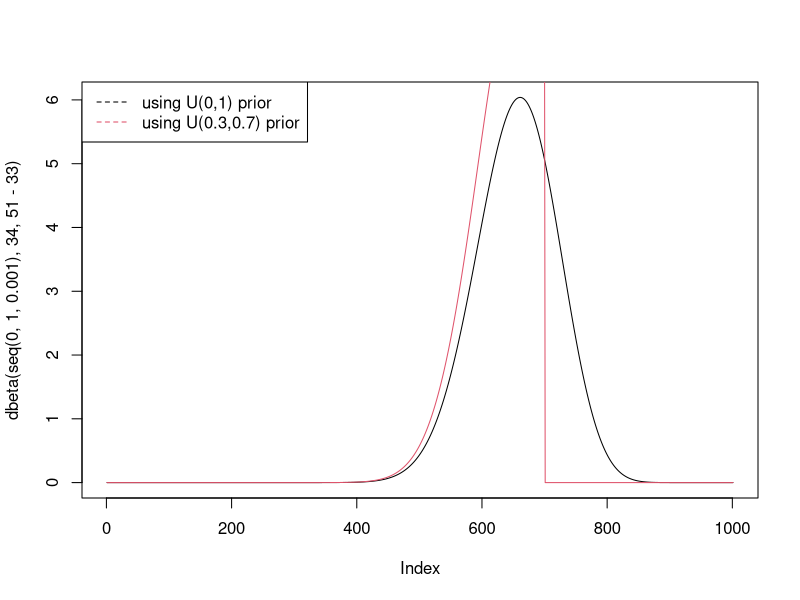
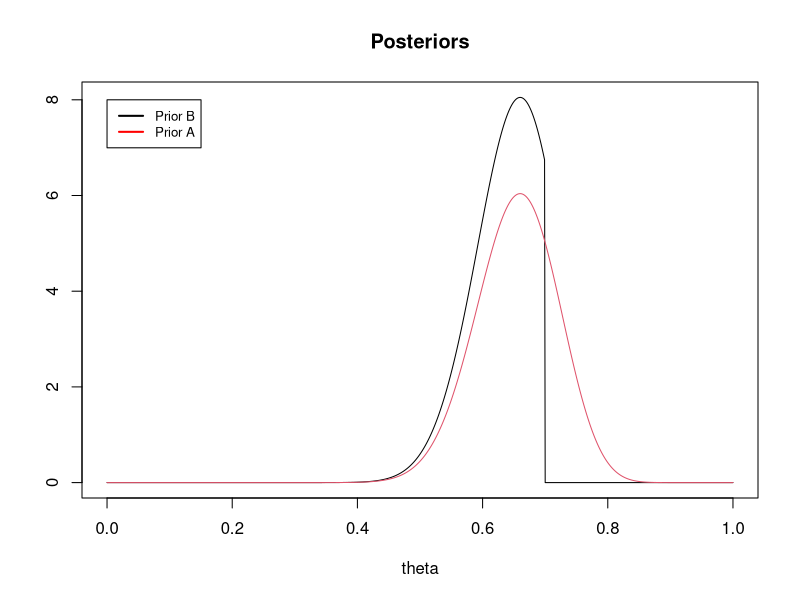
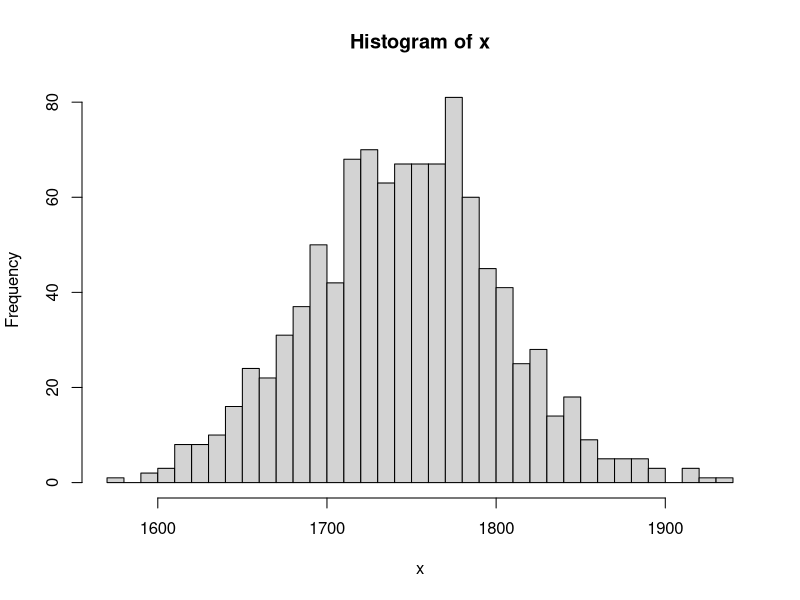
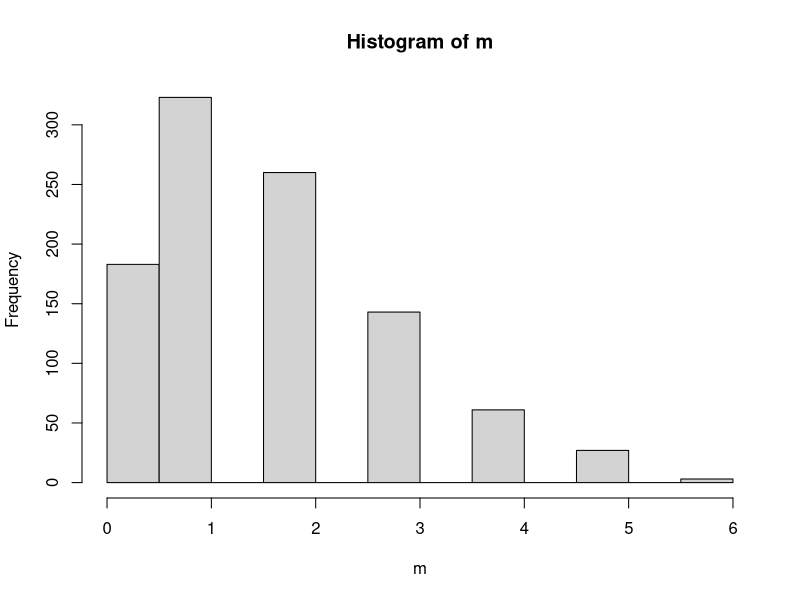

Recreate these plots in R, in order. (Note: this script raises an error after producing the figures.)
## ---- chunk 1
knitr::opts_chunk$set(echo = TRUE)
## ---- chunk 2
# Bayesian Learning Exam 2020-06-04
# Run this file once during the exam to get all the required data and functions for the exam in working memory 
# Author: Per Siden

###############################
########## Problem 1 ########## 
############################### 

###############################
########## Problem 2 ########## 
############################### 

###############################
########## Problem 3 ########## 
############################### 

# Reading the data from file
#load(file = 'titanic.RData')

if("mvtnorm" %in% rownames(installed.packages()) == FALSE) {install.packages("mvtnorm")}
if("msm" %in% rownames(installed.packages()) == FALSE) {install.packages("msm")}
library(mvtnorm) # For mulitvariate normal
library(msm) # For truncated normal

BayesProbReg <- function(y, X, mu_0, tau, nIter){
  # Gibbs sampling in probit regression using data augmentation:
  #
  # beta | tau ~ N(mu_0, tau^2*I)
  #
  # INPUTS:
  #   y - n-by-1 vector with response data observations
  #   X - n-by-nCovs matrix with covariates, first column should be ones if you want an intercept.
  #   mu_0 - prior mean for beta
  #   tau - prior standard deviation for beta
  #   nIter - Number of samples from the posterior (iterations)
  #
  # OUTPUTS:
  #   betaSample    - Posterior samples of beta.          nIter-by-nCovs matrix
  
  # Prior
  nPara <- dim(X)[2] # this line was missing in the exam
  priorCov <- tau^2*diag(nPara)
  priorPrec <- solve(priorCov)
  
  # Compute posterior hyperparameters
  n = length(y) # Number of observations
  n1 = sum(y)
  n0 = n - n1
  nCovs = dim(X)[2] # Number of covariates
  XX = t(X)%*%X
  
  # The actual sampling
  betaSample = matrix(NA, nIter, nCovs)
  u <- matrix(NA, n, 1)
  beta <- solve(XX,crossprod(X,y)) # OLS estimate as initial value
  for (i in 1:nIter){
    
    xBeta <- X%*%beta
    
    # Draw u | beta
    u[y == 0] <- rtnorm(n = n0, mean = xBeta[y==0], sd = 1, lower = -Inf, upper = 0)
    u[y == 1] <- rtnorm(n = n1, mean = xBeta[y==1], sd = 1, lower = 0, upper = Inf)
    
    # Draw beta | u
    betaHat <- solve(XX,t(X)%*%u)
    postPrec <- XX + priorPrec
    postCov <- solve(postPrec)
    betaMean <- solve(postPrec,XX%*%betaHat + priorPrec%*%mu_0)
    beta <- t(rmvnorm(n = 1, mean = betaMean, sigma = postCov))
    betaSample[i,] <- t(beta)
    
  }
  
  return(betaSample=betaSample)
}


###############################
########## Problem 4 ########## 
###############################



## ---- chunk 3
f=dnorm(10,14,2*sqrt(17/16))*dnorm(250,mean=300,sd=50*sqrt(17/16))*.75
m=dnorm(10,12,2*sqrt(5/4))*dnorm(250,mean=280,sd=50*sqrt(5/4))*.25
f/(f+m)
## ---- chunk 4
#a

theta=seq(0,1,0.001)
unnormalized<- dbinom(33,50,theta)*(theta>0.3 & theta<0.7)
plot(dbeta(seq(0,1,0.001),34,51-33),type='l',col=1)
lines(unnormalized/(0.001*sum(unnormalized)),type='l',col=2)
legend('topleft',c('using U(0,1) prior','using U(0.3,0.7) prior'),col=c(1,2),lty=2)

x=33
gridstep <- 0.001
thetaGrid <- seq(0,1,gridstep)
unnormpost <- dbinom(x,50,thetaGrid)*(thetaGrid>0.3)*(thetaGrid<0.7)
postB <- (1/gridstep)*(unnormpost/sum(unnormpost))
plot(thetaGrid,postB,type="l",main="Posteriors",xlab="theta",ylab="")
lines(thetaGrid,dbeta(thetaGrid,x+1,51-x),type="l",col=2)
legend(x = 0, y = 8, legend = c("Prior B","Prior A"), 
       col = c("black","red"), lty = c(1,1), lwd = c(2,2), cex = 0.8)

#b


#theta=seq(0,1,0.001)
#unnormalized<- dbinom(33,50,theta)*(theta>0.3 & theta<0.7)
#priorBprob=sum(unnormalized/(0.001*sum(unnormalized)) <0.5)/length(theta)
#priorAprob=sum(dbeta(theta,34,18)<0.5)


x=33



ProbA <- pbeta(0.5,x+1,51-x)
ProbB=sum(postB[thetaGrid<=0.5]*0.001)





## ---- chunk 5

#install.packages("mvtnorm")
library(mvtnorm)

# Defining a function that simulates from the scaled inverse Chi-square distribution
rScaledInvChi2 <- function(n, df, scale){
  return((df*scale)/rchisq(n,df=df))
}

BayesLinReg <- function(y, X, mu_0, Omega_0, v_0, sigma2_0, nIter){
  # Direct sampling from a Gaussian linear regression with conjugate prior:
  #
  # beta | sigma2 ~ N(mu_0, sigma2*inv(Omega_0))
  # sigma2 ~ Inv-Chi2(v_0,sigma2_0)
  # 
  # Author: Mattias Villani, IDA, Linkoping University. http://mattiasvillani.com
  #
  # INPUTS:
  #   y - n-by-1 vector with response data observations
  #   X - n-by-nCovs matrix with covariates, first column should be ones if you want an intercept.
  #   mu_0 - prior mean for beta
  #   Omega_0  - prior precision matrix for beta
  #   v_0      - degrees of freedom in the prior for sigma2
  #   sigma2_0 - location ("best guess") in the prior for sigma2
  #   nIter - Number of samples from the posterior (iterations)
  #
  # OUTPUTS:
  #   results$betaSample     - Posterior sample of beta.     nIter-by-nCovs matrix
  #   results$sigma2Sample   - Posterior sample of sigma2.   nIter-by-1 vector
  
  # Compute posterior hyperparameters
  n = length(y) # Number of observations
  nCovs = dim(X)[2] # Number of covariates
  XX = t(X)%*%X
  betaHat <- solve(XX,t(X)%*%y)
  Omega_n = XX + Omega_0
  mu_n = solve(Omega_n,XX%*%betaHat+Omega_0%*%mu_0)
  v_n = v_0 + n
  sigma2_n = as.numeric((v_0*sigma2_0 + ( t(y)%*%y + t(mu_0)%*%Omega_0%*%mu_0 - t(mu_n)%*%Omega_n%*%mu_n))/v_n)
  invOmega_n = solve(Omega_n)
  
  # The actual sampling
  sigma2Sample = rep(NA, nIter)
  betaSample = matrix(NA, nIter, nCovs)
  for (i in 1:nIter){
    
    # Simulate from p(sigma2 | y, X)
    sigma2 = rScaledInvChi2(n=1, df = v_n, scale = sigma2_n)
    sigma2Sample[i] = sigma2
    
    # Simulate from p(beta | sigma2, y, X)
    beta_ = rmvnorm(n=1, mean = mu_n, sigma = sigma2*invOmega_n)
    betaSample[i,] = beta_
    
  }
  return(results = list(sigma2Sample = sigma2Sample, betaSample=betaSample))
}


## ---- chunk 6

# a,b

y=c(1690, 1790,1760,1750)
ybar=mean(y)
x=rnorm(1000,mean = ybar,sd=50*sqrt(1+(1/4)))
hist(x,50)
m=c()
for (i in 1:1000) {
  
 w= rnorm(52,mean = ybar,sd=50*sqrt(1+(1/4)) ) 
 
 m=c(m,sum(w>1850)) 
 
}

hist(m)
mean(m)


#c



ExpectedLoss<-function(a, w){
  EL = a + mean(colSums(w>1000*log(a)))
  return(EL)
}

aGrid = seq(2,10,by = 0.01)
EL = rep(NA,length(aGrid),1)
count = 0
for (a in aGrid){
  count = count + 1
  EL[count] = ExpectedLoss(a, w)
}
plot(aGrid, EL, type = "l")
aOpt = aGrid[which.min(EL)] # This is the optimal a
points(x= aOpt, y = ExpectedLoss(a=aOpt, w), col = "red")
aOpt

## ---- chunk 7

# 2a
result=BayesLinReg(y=fish$length,X=model.matrix(~age+temp+I(age**2)+I(temp**2)+I(age*temp),fish), mu_0=rep(0,6), Omega_0=0.01*diag(c(1,rep(5000,5))), v_0=1, sigma2_0=10000, nIter=5000)

colMeans(result$betaSample)
for (i in 1:6) {
 cat('\n',i,quantile(result$betaSample[,i],prob=c(0.025,0.975)) )
}
# 2b
median(sqrt(result$sigma2Sample))
mean(sqrt(result$sigma2Sample))


pred=numeric(length = 1000)
bands=matrix(nrow=1000,ncol=2)
for (i in 1:1000) {
  f=result$betaSample%*%c(1,i,15,i**2,15**2,15*i)
  pred[i]=mean(f)
  bands[i,1]=as.numeric(quantile(f, prob=c(0.025,0.975))[1])
  bands[i,2]=as.numeric(quantile(f, prob=c(0.025,0.975))[2])
}


plot(fish$age,fish$length)
lines(1:1000,pred,type='l')
lines(1:1000,bands[,1],col=2)
lines(1:1000,bands[,2],col=2)



n = 160
agrid = seq(1,n)
fmean = matrix(0,n,1)
fbands = matrix(0,n,2)
for(i in 1:n){

  f = Results$betaSample %*% c(1,i,25,i^2,25^2,25*i)
  fmean[i] = mean(f)
  fbands[i,] = quantile(f,probs=c(.025,.975))
}

plot(fish_mod$age[1:11],fish_mod$length[1:11],type='p',xlab="age",ylab="length",
     main="Posterior mean and bands",ylim=c(0,500))
lines(agrid,fmean)
lines(agrid,fbands[,1],col=2)
lines(agrid,fbands[,2],col=2)
## ---- chunk 8
#beta_initial=solve(t(X)%*%X)%*%t(X)%*%y
X=weibull
log_posterior=function(par,X=weibull){  #beta_val=beta_initial
   #pred=X%*%beta_val
   alpha=par[1]
   beta=par[2]
   n=length(X)
   logpost=(n-2)*log(alpha)- ((n*alpha +2)*log(beta))-(sum(X^alpha)/(beta**alpha))+((alpha-1)*sum(log(X)))
   
 #  logpost<-ifelse(abs(logpost)==Inf,-10000,logpost) 

   return(logpost)
}
intial_val=c(1,1)
#log_posterior(beta_initial,X,y,10)
opt=optim(par = c(1,1), fn  = log_posterior, method = c("L-BFGS-B"), control = list(fnscale = -1), hessian = TRUE)

opt$par
-solve(opt$hessian)
#beta_initial=rep(0,8)
x = weibull

logPostWeibull <- function(param, x){
  theta1 = param[1]
  theta2 = param[2]
  logPost =   sum(dweibull(x, shape = theta1, scale = theta2, log=TRUE)) +
    - 2*log(theta1*theta2)
  return(logPost)
}

initVal = c(1,1)
optRes <- optim(par = initVal, fn  = logPostWeibull, gr = NULL, x, method = c("L-BFGS-B"),
                lower = c(0.0001,0.0001), upper = c(Inf,Inf), control = list(fnscale = -1), hessian = TRUE)
postMean <- optRes$par # This is the mean vector
postCov <- -solve(optRes$hessian) # This is posterior covariance matrix

print(postMean)
print(postCov)



posterior=mvtnorm::rmvnorm(10000,mean =t(opt$par),
          sigma =-solve(opt$hessian))
logPostFunc=log_posterior
Jinv= -solve(optRes$hessian)




nIter=10000
theta=matrix(0, nrow = nIter, ncol = dim(posterior)[2])

c=100
theta[1,]=rep(1,dim(posterior)[2])
#theta[1,]=runif(dim(posterior)[2])
accprobvec <- rep(0,nIter)
#theta=runif(nIter)
for (i in 2:nIter) {


theta_p=rmvnorm(1,mean=theta[2-1,],sigma = c*(Jinv))
theta_p[theta_p<=0]=1e-6
## alpha= min(1, (p(y|theta_p)*p(theta_p))/(p(y|theta[i-1])*p(theta[i-1])))

py_theta_p_y=logPostFunc(as.vector(theta_p),X)

py_theta_prev_y=logPostFunc(as.vector(theta[i-1,]),X)

alpha=min(1,exp((py_theta_p_y)-(py_theta_prev_y)))  
accprobvec[i]=alpha
u=runif(1)

if(u<alpha){theta[i,]=theta_p}
else {theta[i,]=theta[i-1,]}
                  }

draws=theta
#draws=RWMSampler(logPostFunc=log_posterior,nIter=10000,c=0.5,Jinv=Jinv)

for (i in 1:dim(draws)[2]) {
  plot(draws[501:nIter,i],type="l",col="red",
       main=paste("Trace Plot of ",
       colnames(X)[i]),ylab=colnames(X)[i],xlab="Iterations")
  
  plot(cummean(draws[501:nIter,i]),type="l",
       col="blue",xlab="Iterations",
       main=paste("Running Mean Plot of ",colnames(X)[i]),
       ylab=paste("cum-mean",colnames(X)[i]))
}

mean(accprobvec)
## ---- chunk 9
# Reading data
  # Loading the vector 'bids' into workspace
bidsCounts <- table(bids)  # data2Counts is a frequency table of counts.

# The posterior is Gamma(alphaGamma + sum(bids), betaGamma + n)
alphaGamma = 1 # Prior is theta | data  ~ Gamma(alphaGamma, betaGamma)
betaGamma = 1
n = length(bids)
thetaGrid <- seq(3,4,length = 1000)
gammaPost = dgamma(thetaGrid, shape = alphaGamma + sum(bids), rate = betaGamma + n)
plot(thetaGrid, gammaPost, type = "l", lwd = 2, main = "Posterior for mean in Poisson model for bids", 
     xlab = expression(theta), ylab = 'Density')


xGrid = seq(min(bids),max(bids))  # A grid used as input to GibbsMixPois.R over which the mixture density is evaluated.
dataDistr = bidsCounts/sum(bidsCounts)

# There are two ways of doing this (of which the second one is more correct, but both are ok here):

# i) First approach - compute the Poisson distribution over xGrid the posterior mean of theta.
poisDistr = dpois(xGrid, lambda = mean(bids))
plot(xGrid, dataDistr, type = "o", lwd = 3, col = "black", pch = 'o', cex = 0.6, 
     ylim = c(0,0.22), main = "Fitted models")
lines(xGrid, poisDistr, type = "o", lwd = 3, col = "red", pch = 'o', cex = 0.6)
legend(x = 6, y = 0.2, legend = c("Data", "Poisson "), 
       col = c("black","red"), lty = c(1,1), lwd = c(3,3), cex = 0.8)
